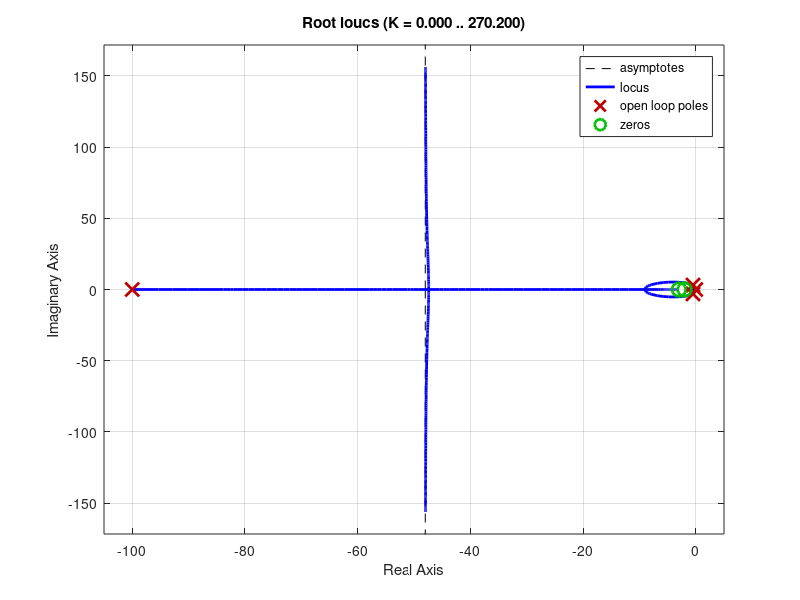

Write MATLAB code to recreate this figure. (Note: this script raises an error after producing the figure.)
%% Damped pendulum - Control Design
% Damped pendulum from Chapter 1, linearized around the hanging position 
% (theta = 0). The input u is a torque scaled by the inertia and the output is 
% the angle theta.

clear all
close all

k = 1;              % viscous damping [1/s]
g = 9.8;            % gravity [m/s^2]
L = 1;              % length [m]
s = tf('s');

G = 1/(s^2 + k*s + g/L);
%% 
% Plot the root locus of G:

rlocus(G);
%% 
% The open loop poles are at -0.5 +/- 3.1j: the pendulum is stable, but very 
% lightly damped. With C(s) = K the poles move vertically, so the response 
% becomes even more oscillatory, and there is a steady state error:
% 
% $$\frac{1}{1+L(0)} = \frac{1}{1+K/9.8}$$

K = 20;
step(minreal(K*G/(1+K*G)));
%% 
% To have zero steady state error we need an integrator, and to damp the 
% oscillations we need zeros that attract the root locus to the left. Let's 
% try a PID controller with zeros at -2 and -3, and a fast pole at -100 that 
% makes it proper (filtered derivative):
% 
% $$C(s) = K\frac{(s+2)(s+3)}{s(s/100+1)}$$

C = (s+2)*(s+3)/(s*(s/100+1));
rlocus(C*G);
%% 
% With a gain of 10 the closed loop poles are at about -1.3, -5.2 +/- 5.1j, 
% and a fast one at -89.

K = 10;
C = K*C;
pzplot(minreal(C*G/(1+C*G)));
%% 
% The step response now has zero steady state error and little overshoot

step(minreal(C*G/(1+C*G)));
%% 
% To try this controller in PEN_Realtime_Demo, type this in its C(s) box
% 
%   10*(s+2)*(s+3)/(s*(s/100+1))

[numC, denC] = tfdata(C, 'v')
